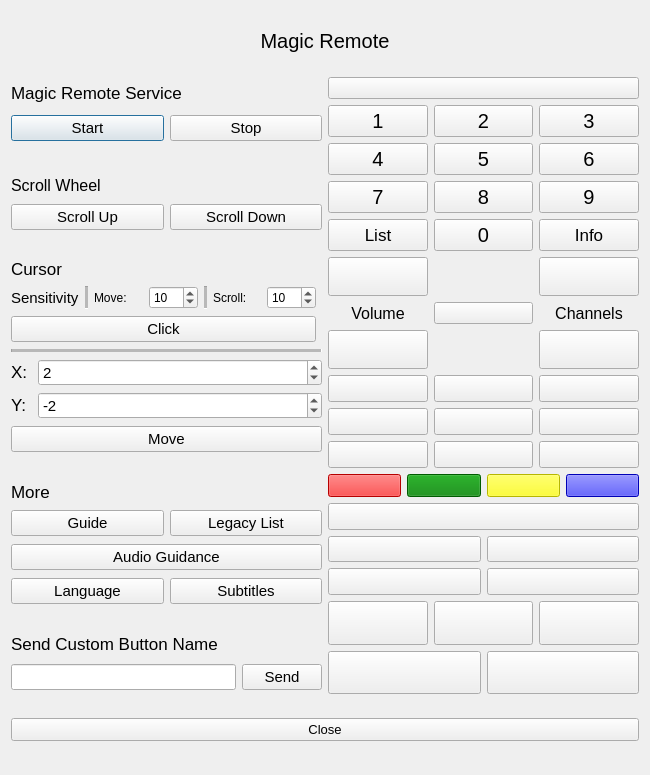
<?xml version="1.0" encoding="UTF-8"?>
<ui version="4.0">
 <class>magicRemote</class>
 <widget class="QDialog" name="magicRemote">
  <property name="geometry">
   <rect>
    <x>0</x>
    <y>0</y>
    <width>650</width>
    <height>775</height>
   </rect>
  </property>
  <property name="windowTitle">
   <string>Magic Remote</string>
  </property>
  <property name="styleSheet">
   <string notr="true"/>
  </property>
  <layout class="QGridLayout" name="gridLayout_3">
   <item row="1" column="0">
    <layout class="QGridLayout" name="gridLayout_Service">
     <item row="1" column="0">
      <widget class="QPushButton" name="pushButton_StartService">
       <property name="sizePolicy">
        <sizepolicy hsizetype="Minimum" vsizetype="Fixed">
         <horstretch>0</horstretch>
         <verstretch>0</verstretch>
        </sizepolicy>
       </property>
       <property name="font">
        <font>
         <pointsize>11</pointsize>
        </font>
       </property>
       <property name="text">
        <string>Start</string>
       </property>
      </widget>
     </item>
     <item row="1" column="1">
      <widget class="QPushButton" name="pushButton_StopService">
       <property name="font">
        <font>
         <pointsize>11</pointsize>
        </font>
       </property>
       <property name="text">
        <string>Stop</string>
       </property>
      </widget>
     </item>
     <item row="0" column="0" colspan="2">
      <widget class="QLabel" name="label_Service">
       <property name="sizePolicy">
        <sizepolicy hsizetype="Expanding" vsizetype="Fixed">
         <horstretch>0</horstretch>
         <verstretch>0</verstretch>
        </sizepolicy>
       </property>
       <property name="font">
        <font>
         <pointsize>13</pointsize>
        </font>
       </property>
       <property name="text">
        <string>Magic Remote Service</string>
       </property>
      </widget>
     </item>
    </layout>
   </item>
   <item row="1" column="1" rowspan="5">
    <layout class="QGridLayout" name="gridLayout_All">
     <item row="1" column="0">
      <layout class="QGridLayout" name="gridLayout_Numbers">
       <item row="2" column="0">
        <widget class="QPushButton" name="pushButton_7">
         <property name="sizePolicy">
          <sizepolicy hsizetype="Expanding" vsizetype="Expanding">
           <horstretch>0</horstretch>
           <verstretch>0</verstretch>
          </sizepolicy>
         </property>
         <property name="font">
          <font>
           <pointsize>15</pointsize>
          </font>
         </property>
         <property name="text">
          <string>7</string>
         </property>
        </widget>
       </item>
       <item row="2" column="2">
        <widget class="QPushButton" name="pushButton_9">
         <property name="sizePolicy">
          <sizepolicy hsizetype="Expanding" vsizetype="Expanding">
           <horstretch>0</horstretch>
           <verstretch>0</verstretch>
          </sizepolicy>
         </property>
         <property name="font">
          <font>
           <pointsize>15</pointsize>
          </font>
         </property>
         <property name="text">
          <string>9</string>
         </property>
        </widget>
       </item>
       <item row="0" column="2">
        <widget class="QPushButton" name="pushButton_3">
         <property name="sizePolicy">
          <sizepolicy hsizetype="Expanding" vsizetype="Expanding">
           <horstretch>0</horstretch>
           <verstretch>0</verstretch>
          </sizepolicy>
         </property>
         <property name="font">
          <font>
           <pointsize>15</pointsize>
          </font>
         </property>
         <property name="text">
          <string>3</string>
         </property>
        </widget>
       </item>
       <item row="1" column="0">
        <widget class="QPushButton" name="pushButton_4">
         <property name="sizePolicy">
          <sizepolicy hsizetype="Expanding" vsizetype="Expanding">
           <horstretch>0</horstretch>
           <verstretch>0</verstretch>
          </sizepolicy>
         </property>
         <property name="font">
          <font>
           <pointsize>15</pointsize>
          </font>
         </property>
         <property name="text">
          <string>4</string>
         </property>
        </widget>
       </item>
       <item row="3" column="0">
        <widget class="QPushButton" name="pushButton_List">
         <property name="sizePolicy">
          <sizepolicy hsizetype="Expanding" vsizetype="Expanding">
           <horstretch>0</horstretch>
           <verstretch>0</verstretch>
          </sizepolicy>
         </property>
         <property name="font">
          <font>
           <pointsize>13</pointsize>
          </font>
         </property>
         <property name="text">
          <string>List</string>
         </property>
        </widget>
       </item>
       <item row="0" column="1">
        <widget class="QPushButton" name="pushButton_2">
         <property name="sizePolicy">
          <sizepolicy hsizetype="Expanding" vsizetype="Expanding">
           <horstretch>0</horstretch>
           <verstretch>0</verstretch>
          </sizepolicy>
         </property>
         <property name="font">
          <font>
           <pointsize>15</pointsize>
          </font>
         </property>
         <property name="text">
          <string>2</string>
         </property>
        </widget>
       </item>
       <item row="2" column="1">
        <widget class="QPushButton" name="pushButton_8">
         <property name="sizePolicy">
          <sizepolicy hsizetype="Expanding" vsizetype="Expanding">
           <horstretch>0</horstretch>
           <verstretch>0</verstretch>
          </sizepolicy>
         </property>
         <property name="font">
          <font>
           <pointsize>15</pointsize>
          </font>
         </property>
         <property name="text">
          <string>8</string>
         </property>
        </widget>
       </item>
       <item row="0" column="0">
        <widget class="QPushButton" name="pushButton_1">
         <property name="sizePolicy">
          <sizepolicy hsizetype="Expanding" vsizetype="Expanding">
           <horstretch>0</horstretch>
           <verstretch>0</verstretch>
          </sizepolicy>
         </property>
         <property name="font">
          <font>
           <pointsize>15</pointsize>
          </font>
         </property>
         <property name="text">
          <string>1</string>
         </property>
        </widget>
       </item>
       <item row="3" column="1">
        <widget class="QPushButton" name="pushButton_0">
         <property name="sizePolicy">
          <sizepolicy hsizetype="Expanding" vsizetype="Expanding">
           <horstretch>0</horstretch>
           <verstretch>0</verstretch>
          </sizepolicy>
         </property>
         <property name="font">
          <font>
           <pointsize>15</pointsize>
          </font>
         </property>
         <property name="text">
          <string>0</string>
         </property>
        </widget>
       </item>
       <item row="1" column="2">
        <widget class="QPushButton" name="pushButton_6">
         <property name="sizePolicy">
          <sizepolicy hsizetype="Expanding" vsizetype="Expanding">
           <horstretch>0</horstretch>
           <verstretch>0</verstretch>
          </sizepolicy>
         </property>
         <property name="font">
          <font>
           <pointsize>15</pointsize>
          </font>
         </property>
         <property name="text">
          <string>6</string>
         </property>
        </widget>
       </item>
       <item row="1" column="1">
        <widget class="QPushButton" name="pushButton_5">
         <property name="sizePolicy">
          <sizepolicy hsizetype="Expanding" vsizetype="Expanding">
           <horstretch>0</horstretch>
           <verstretch>0</verstretch>
          </sizepolicy>
         </property>
         <property name="font">
          <font>
           <pointsize>15</pointsize>
          </font>
         </property>
         <property name="text">
          <string>5</string>
         </property>
        </widget>
       </item>
       <item row="3" column="2">
        <widget class="QPushButton" name="pushButton_Info">
         <property name="sizePolicy">
          <sizepolicy hsizetype="Expanding" vsizetype="Expanding">
           <horstretch>0</horstretch>
           <verstretch>0</verstretch>
          </sizepolicy>
         </property>
         <property name="font">
          <font>
           <pointsize>13</pointsize>
          </font>
         </property>
         <property name="text">
          <string>Info</string>
         </property>
        </widget>
       </item>
      </layout>
     </item>
     <item row="2" column="0">
      <layout class="QGridLayout" name="gridLayout_Vol_Ch">
       <item row="1" column="1">
        <widget class="QPushButton" name="pushButton_Mute">
         <property name="sizePolicy">
          <sizepolicy hsizetype="Expanding" vsizetype="Expanding">
           <horstretch>0</horstretch>
           <verstretch>0</verstretch>
          </sizepolicy>
         </property>
         <property name="text">
          <string/>
         </property>
         <property name="icon">
          <iconset resource="../res.qrc">
           <normaloff>:/img/mute.svg</normaloff>:/img/mute.svg</iconset>
         </property>
         <property name="iconSize">
          <size>
           <width>30</width>
           <height>30</height>
          </size>
         </property>
        </widget>
       </item>
       <item row="0" column="0">
        <widget class="QPushButton" name="pushButton_VolUp">
         <property name="sizePolicy">
          <sizepolicy hsizetype="Expanding" vsizetype="Expanding">
           <horstretch>0</horstretch>
           <verstretch>0</verstretch>
          </sizepolicy>
         </property>
         <property name="font">
          <font>
           <pointsize>20</pointsize>
          </font>
         </property>
         <property name="text">
          <string/>
         </property>
         <property name="icon">
          <iconset resource="../res.qrc">
           <normaloff>:/img/volup.svg</normaloff>:/img/volup.svg</iconset>
         </property>
         <property name="iconSize">
          <size>
           <width>25</width>
           <height>30</height>
          </size>
         </property>
        </widget>
       </item>
       <item row="2" column="0">
        <widget class="QPushButton" name="pushButton_VolDown">
         <property name="sizePolicy">
          <sizepolicy hsizetype="Expanding" vsizetype="Expanding">
           <horstretch>0</horstretch>
           <verstretch>0</verstretch>
          </sizepolicy>
         </property>
         <property name="font">
          <font>
           <pointsize>20</pointsize>
          </font>
         </property>
         <property name="text">
          <string/>
         </property>
         <property name="icon">
          <iconset resource="../res.qrc">
           <normaloff>:/img/voldown.svg</normaloff>:/img/voldown.svg</iconset>
         </property>
         <property name="iconSize">
          <size>
           <width>25</width>
           <height>30</height>
          </size>
         </property>
        </widget>
       </item>
       <item row="2" column="2">
        <widget class="QPushButton" name="pushButton_ChDown">
         <property name="sizePolicy">
          <sizepolicy hsizetype="Expanding" vsizetype="Expanding">
           <horstretch>0</horstretch>
           <verstretch>0</verstretch>
          </sizepolicy>
         </property>
         <property name="text">
          <string/>
         </property>
         <property name="icon">
          <iconset resource="../res.qrc">
           <normaloff>:/img/down.svg</normaloff>:/img/down.svg</iconset>
         </property>
         <property name="iconSize">
          <size>
           <width>25</width>
           <height>30</height>
          </size>
         </property>
        </widget>
       </item>
       <item row="0" column="2">
        <widget class="QPushButton" name="pushButton_ChUp">
         <property name="sizePolicy">
          <sizepolicy hsizetype="Expanding" vsizetype="Expanding">
           <horstretch>0</horstretch>
           <verstretch>0</verstretch>
          </sizepolicy>
         </property>
         <property name="text">
          <string/>
         </property>
         <property name="icon">
          <iconset resource="../res.qrc">
           <normaloff>:/img/up.svg</normaloff>:/img/up.svg</iconset>
         </property>
         <property name="iconSize">
          <size>
           <width>25</width>
           <height>30</height>
          </size>
         </property>
        </widget>
       </item>
       <item row="1" column="0">
        <widget class="QLabel" name="label_Volume">
         <property name="font">
          <font>
           <pointsize>12</pointsize>
          </font>
         </property>
         <property name="text">
          <string>Volume</string>
         </property>
         <property name="alignment">
          <set>Qt::AlignCenter</set>
         </property>
        </widget>
       </item>
       <item row="1" column="2">
        <widget class="QLabel" name="label_Channels">
         <property name="font">
          <font>
           <pointsize>12</pointsize>
          </font>
         </property>
         <property name="text">
          <string>Channels</string>
         </property>
         <property name="alignment">
          <set>Qt::AlignCenter</set>
         </property>
        </widget>
       </item>
      </layout>
     </item>
     <item row="3" column="0">
      <layout class="QGridLayout" name="gridLayout_Middle">
       <item row="1" column="0">
        <widget class="QPushButton" name="pushButton_Left">
         <property name="sizePolicy">
          <sizepolicy hsizetype="Expanding" vsizetype="Expanding">
           <horstretch>0</horstretch>
           <verstretch>0</verstretch>
          </sizepolicy>
         </property>
         <property name="text">
          <string/>
         </property>
         <property name="icon">
          <iconset resource="../res.qrc">
           <normaloff>:/img/left.svg</normaloff>:/img/left.svg</iconset>
         </property>
         <property name="iconSize">
          <size>
           <width>30</width>
           <height>30</height>
          </size>
         </property>
        </widget>
       </item>
       <item row="1" column="2">
        <widget class="QPushButton" name="pushButton_Right">
         <property name="sizePolicy">
          <sizepolicy hsizetype="Expanding" vsizetype="Expanding">
           <horstretch>0</horstretch>
           <verstretch>0</verstretch>
          </sizepolicy>
         </property>
         <property name="text">
          <string/>
         </property>
         <property name="icon">
          <iconset resource="../res.qrc">
           <normaloff>:/img/right.svg</normaloff>:/img/right.svg</iconset>
         </property>
         <property name="iconSize">
          <size>
           <width>30</width>
           <height>30</height>
          </size>
         </property>
        </widget>
       </item>
       <item row="0" column="2">
        <widget class="QPushButton" name="pushButton_Settings">
         <property name="sizePolicy">
          <sizepolicy hsizetype="Expanding" vsizetype="Expanding">
           <horstretch>0</horstretch>
           <verstretch>0</verstretch>
          </sizepolicy>
         </property>
         <property name="text">
          <string/>
         </property>
         <property name="icon">
          <iconset resource="../res.qrc">
           <normaloff>:/img/settings.svg</normaloff>:/img/settings.svg</iconset>
         </property>
         <property name="iconSize">
          <size>
           <width>30</width>
           <height>30</height>
          </size>
         </property>
        </widget>
       </item>
       <item row="0" column="0">
        <widget class="QPushButton" name="pushButton_Home">
         <property name="sizePolicy">
          <sizepolicy hsizetype="Expanding" vsizetype="Expanding">
           <horstretch>0</horstretch>
           <verstretch>0</verstretch>
          </sizepolicy>
         </property>
         <property name="text">
          <string/>
         </property>
         <property name="icon">
          <iconset resource="../res.qrc">
           <normaloff>:/img/home.svg</normaloff>:/img/home.svg</iconset>
         </property>
         <property name="iconSize">
          <size>
           <width>30</width>
           <height>30</height>
          </size>
         </property>
        </widget>
       </item>
       <item row="0" column="1">
        <widget class="QPushButton" name="pushButton_Up">
         <property name="sizePolicy">
          <sizepolicy hsizetype="Expanding" vsizetype="Expanding">
           <horstretch>0</horstretch>
           <verstretch>0</verstretch>
          </sizepolicy>
         </property>
         <property name="text">
          <string/>
         </property>
         <property name="icon">
          <iconset resource="../res.qrc">
           <normaloff>:/img/up.svg</normaloff>:/img/up.svg</iconset>
         </property>
         <property name="iconSize">
          <size>
           <width>30</width>
           <height>30</height>
          </size>
         </property>
        </widget>
       </item>
       <item row="1" column="1">
        <widget class="QPushButton" name="pushButton_Ok">
         <property name="sizePolicy">
          <sizepolicy hsizetype="Expanding" vsizetype="Expanding">
           <horstretch>0</horstretch>
           <verstretch>0</verstretch>
          </sizepolicy>
         </property>
         <property name="text">
          <string/>
         </property>
         <property name="icon">
          <iconset resource="../res.qrc">
           <normaloff>:/img/ok.svg</normaloff>:/img/ok.svg</iconset>
         </property>
         <property name="iconSize">
          <size>
           <width>30</width>
           <height>30</height>
          </size>
         </property>
        </widget>
       </item>
       <item row="2" column="0">
        <widget class="QPushButton" name="pushButton_Back">
         <property name="sizePolicy">
          <sizepolicy hsizetype="Expanding" vsizetype="Expanding">
           <horstretch>0</horstretch>
           <verstretch>0</verstretch>
          </sizepolicy>
         </property>
         <property name="text">
          <string/>
         </property>
         <property name="icon">
          <iconset resource="../res.qrc">
           <normaloff>:/img/back.svg</normaloff>:/img/back.svg</iconset>
         </property>
         <property name="iconSize">
          <size>
           <width>30</width>
           <height>30</height>
          </size>
         </property>
        </widget>
       </item>
       <item row="2" column="1">
        <widget class="QPushButton" name="pushButton_Down">
         <property name="sizePolicy">
          <sizepolicy hsizetype="Expanding" vsizetype="Expanding">
           <horstretch>0</horstretch>
           <verstretch>0</verstretch>
          </sizepolicy>
         </property>
         <property name="text">
          <string/>
         </property>
         <property name="icon">
          <iconset resource="../res.qrc">
           <normaloff>:/img/down.svg</normaloff>:/img/down.svg</iconset>
         </property>
         <property name="iconSize">
          <size>
           <width>30</width>
           <height>30</height>
          </size>
         </property>
        </widget>
       </item>
       <item row="2" column="2">
        <widget class="QPushButton" name="pushButton_Exit">
         <property name="sizePolicy">
          <sizepolicy hsizetype="Expanding" vsizetype="Expanding">
           <horstretch>0</horstretch>
           <verstretch>0</verstretch>
          </sizepolicy>
         </property>
         <property name="text">
          <string/>
         </property>
         <property name="icon">
          <iconset resource="../res.qrc">
           <normaloff>:/img/exit.svg</normaloff>:/img/exit.svg</iconset>
         </property>
         <property name="iconSize">
          <size>
           <width>30</width>
           <height>30</height>
          </size>
         </property>
        </widget>
       </item>
      </layout>
     </item>
     <item row="0" column="0">
      <layout class="QGridLayout" name="gridLayout_Power">
       <item row="0" column="0">
        <widget class="QPushButton" name="pushButton_Off">
         <property name="sizePolicy">
          <sizepolicy hsizetype="Expanding" vsizetype="Minimum">
           <horstretch>0</horstretch>
           <verstretch>0</verstretch>
          </sizepolicy>
         </property>
         <property name="text">
          <string/>
         </property>
         <property name="icon">
          <iconset resource="../res.qrc">
           <normaloff>:/img/on.svg</normaloff>:/img/on.svg</iconset>
         </property>
         <property name="iconSize">
          <size>
           <width>30</width>
           <height>30</height>
          </size>
         </property>
        </widget>
       </item>
      </layout>
     </item>
     <item row="5" column="0">
      <layout class="QGridLayout" name="gridLayout_Apps">
       <item row="2" column="0">
        <widget class="QPushButton" name="pushButton_DisneyPlus">
         <property name="sizePolicy">
          <sizepolicy hsizetype="Expanding" vsizetype="Expanding">
           <horstretch>0</horstretch>
           <verstretch>0</verstretch>
          </sizepolicy>
         </property>
         <property name="text">
          <string/>
         </property>
         <property name="icon">
          <iconset resource="../res.qrc">
           <normaloff>:/img/disneyplus.svg</normaloff>:/img/disneyplus.svg</iconset>
         </property>
         <property name="iconSize">
          <size>
           <width>100</width>
           <height>25</height>
          </size>
         </property>
        </widget>
       </item>
       <item row="1" column="0">
        <widget class="QPushButton" name="pushButton_Netflix">
         <property name="sizePolicy">
          <sizepolicy hsizetype="Expanding" vsizetype="Expanding">
           <horstretch>0</horstretch>
           <verstretch>0</verstretch>
          </sizepolicy>
         </property>
         <property name="text">
          <string/>
         </property>
         <property name="icon">
          <iconset resource="../res.qrc">
           <normaloff>:/img/netflix.svg</normaloff>:/img/netflix.svg</iconset>
         </property>
         <property name="iconSize">
          <size>
           <width>100</width>
           <height>25</height>
          </size>
         </property>
        </widget>
       </item>
       <item row="1" column="1">
        <widget class="QPushButton" name="pushButton_PrVideo">
         <property name="sizePolicy">
          <sizepolicy hsizetype="Expanding" vsizetype="Expanding">
           <horstretch>0</horstretch>
           <verstretch>0</verstretch>
          </sizepolicy>
         </property>
         <property name="text">
          <string/>
         </property>
         <property name="icon">
          <iconset resource="../res.qrc">
           <normaloff>:/img/amazon.svg</normaloff>:/img/amazon.svg</iconset>
         </property>
         <property name="iconSize">
          <size>
           <width>100</width>
           <height>25</height>
          </size>
         </property>
        </widget>
       </item>
       <item row="2" column="1">
        <widget class="QPushButton" name="pushButton_Rakuten">
         <property name="sizePolicy">
          <sizepolicy hsizetype="Expanding" vsizetype="Expanding">
           <horstretch>0</horstretch>
           <verstretch>0</verstretch>
          </sizepolicy>
         </property>
         <property name="text">
          <string/>
         </property>
         <property name="icon">
          <iconset resource="../res.qrc">
           <normaloff>:/img/rakutentv.svg</normaloff>:/img/rakutentv.svg</iconset>
         </property>
         <property name="iconSize">
          <size>
           <width>100</width>
           <height>25</height>
          </size>
         </property>
        </widget>
       </item>
       <item row="0" column="0" colspan="2">
        <widget class="QPushButton" name="pushButton_YT">
         <property name="sizePolicy">
          <sizepolicy hsizetype="Expanding" vsizetype="Expanding">
           <horstretch>0</horstretch>
           <verstretch>0</verstretch>
          </sizepolicy>
         </property>
         <property name="text">
          <string/>
         </property>
         <property name="icon">
          <iconset resource="../res.qrc">
           <normaloff>:/img/youtube.svg</normaloff>:/img/youtube.svg</iconset>
         </property>
         <property name="iconSize">
          <size>
           <width>100</width>
           <height>25</height>
          </size>
         </property>
        </widget>
       </item>
      </layout>
     </item>
     <item row="6" column="0">
      <layout class="QGridLayout" name="gridLayout_Media">
       <item row="1" column="1">
        <widget class="QPushButton" name="pushButton_FastForward">
         <property name="sizePolicy">
          <sizepolicy hsizetype="Expanding" vsizetype="Expanding">
           <horstretch>0</horstretch>
           <verstretch>0</verstretch>
          </sizepolicy>
         </property>
         <property name="text">
          <string/>
         </property>
         <property name="icon">
          <iconset resource="../res.qrc">
           <normaloff>:/img/fastforward.svg</normaloff>:/img/fastforward.svg</iconset>
         </property>
         <property name="iconSize">
          <size>
           <width>30</width>
           <height>25</height>
          </size>
         </property>
        </widget>
       </item>
       <item row="1" column="0">
        <widget class="QPushButton" name="pushButton_Rewind">
         <property name="sizePolicy">
          <sizepolicy hsizetype="Expanding" vsizetype="Expanding">
           <horstretch>0</horstretch>
           <verstretch>0</verstretch>
          </sizepolicy>
         </property>
         <property name="text">
          <string/>
         </property>
         <property name="icon">
          <iconset resource="../res.qrc">
           <normaloff>:/img/rewind.svg</normaloff>:/img/rewind.svg</iconset>
         </property>
         <property name="iconSize">
          <size>
           <width>30</width>
           <height>25</height>
          </size>
         </property>
        </widget>
       </item>
       <item row="0" column="0" colspan="2">
        <layout class="QGridLayout" name="gridLayout">
         <item row="0" column="2">
          <widget class="QPushButton" name="pushButton_Stop">
           <property name="sizePolicy">
            <sizepolicy hsizetype="Expanding" vsizetype="Expanding">
             <horstretch>0</horstretch>
             <verstretch>0</verstretch>
            </sizepolicy>
           </property>
           <property name="text">
            <string/>
           </property>
           <property name="icon">
            <iconset resource="../res.qrc">
             <normaloff>:/img/stop.svg</normaloff>:/img/stop.svg</iconset>
           </property>
           <property name="iconSize">
            <size>
             <width>20</width>
             <height>30</height>
            </size>
           </property>
          </widget>
         </item>
         <item row="0" column="0">
          <widget class="QPushButton" name="pushButton_Play">
           <property name="sizePolicy">
            <sizepolicy hsizetype="Expanding" vsizetype="Expanding">
             <horstretch>0</horstretch>
             <verstretch>0</verstretch>
            </sizepolicy>
           </property>
           <property name="text">
            <string/>
           </property>
           <property name="icon">
            <iconset resource="../res.qrc">
             <normaloff>:/img/play.svg</normaloff>:/img/play.svg</iconset>
           </property>
           <property name="iconSize">
            <size>
             <width>20</width>
             <height>30</height>
            </size>
           </property>
          </widget>
         </item>
         <item row="0" column="1">
          <widget class="QPushButton" name="pushButton_Pause">
           <property name="sizePolicy">
            <sizepolicy hsizetype="Expanding" vsizetype="Expanding">
             <horstretch>0</horstretch>
             <verstretch>0</verstretch>
            </sizepolicy>
           </property>
           <property name="text">
            <string/>
           </property>
           <property name="icon">
            <iconset resource="../res.qrc">
             <normaloff>:/img/pause.svg</normaloff>:/img/pause.svg</iconset>
           </property>
           <property name="iconSize">
            <size>
             <width>20</width>
             <height>30</height>
            </size>
           </property>
          </widget>
         </item>
        </layout>
       </item>
      </layout>
     </item>
     <item row="4" column="0">
      <layout class="QGridLayout" name="gridLayout_Func">
       <item row="0" column="2">
        <widget class="QPushButton" name="pushButton_Yellow">
         <property name="sizePolicy">
          <sizepolicy hsizetype="Expanding" vsizetype="Minimum">
           <horstretch>0</horstretch>
           <verstretch>0</verstretch>
          </sizepolicy>
         </property>
         <property name="font">
          <font>
           <pointsize>10</pointsize>
          </font>
         </property>
         <property name="styleSheet">
          <string notr="true">background-color: yellow;
color: black;</string>
         </property>
         <property name="text">
          <string/>
         </property>
        </widget>
       </item>
       <item row="0" column="0">
        <widget class="QPushButton" name="pushButton_Red">
         <property name="sizePolicy">
          <sizepolicy hsizetype="Expanding" vsizetype="Minimum">
           <horstretch>0</horstretch>
           <verstretch>0</verstretch>
          </sizepolicy>
         </property>
         <property name="font">
          <font>
           <pointsize>10</pointsize>
          </font>
         </property>
         <property name="styleSheet">
          <string notr="true">background-color: red;
color: black;</string>
         </property>
         <property name="text">
          <string/>
         </property>
        </widget>
       </item>
       <item row="0" column="3">
        <widget class="QPushButton" name="pushButton_Blue">
         <property name="sizePolicy">
          <sizepolicy hsizetype="Expanding" vsizetype="Minimum">
           <horstretch>0</horstretch>
           <verstretch>0</verstretch>
          </sizepolicy>
         </property>
         <property name="font">
          <font>
           <pointsize>10</pointsize>
          </font>
         </property>
         <property name="styleSheet">
          <string notr="true">background-color: blue;
color: black;</string>
         </property>
         <property name="text">
          <string/>
         </property>
        </widget>
       </item>
       <item row="0" column="1">
        <widget class="QPushButton" name="pushButton_Green">
         <property name="sizePolicy">
          <sizepolicy hsizetype="Expanding" vsizetype="Minimum">
           <horstretch>0</horstretch>
           <verstretch>0</verstretch>
          </sizepolicy>
         </property>
         <property name="font">
          <font>
           <pointsize>10</pointsize>
          </font>
         </property>
         <property name="styleSheet">
          <string notr="true">background-color: green;
color: black;</string>
         </property>
         <property name="text">
          <string/>
         </property>
        </widget>
       </item>
      </layout>
     </item>
    </layout>
   </item>
   <item row="2" column="0">
    <layout class="QGridLayout" name="gridLayout_ScrollWheel">
     <item row="2" column="0">
      <widget class="QPushButton" name="pushButton_ScrollUp">
       <property name="font">
        <font>
         <pointsize>11</pointsize>
        </font>
       </property>
       <property name="text">
        <string>Scroll Up</string>
       </property>
      </widget>
     </item>
     <item row="2" column="1">
      <widget class="QPushButton" name="pushButton_ScrollDown">
       <property name="font">
        <font>
         <pointsize>11</pointsize>
        </font>
       </property>
       <property name="text">
        <string>Scroll Down</string>
       </property>
      </widget>
     </item>
     <item row="0" column="0" colspan="2">
      <widget class="QLabel" name="label_ScrollWheel">
       <property name="sizePolicy">
        <sizepolicy hsizetype="Preferred" vsizetype="Fixed">
         <horstretch>0</horstretch>
         <verstretch>0</verstretch>
        </sizepolicy>
       </property>
       <property name="font">
        <font>
         <pointsize>12</pointsize>
        </font>
       </property>
       <property name="text">
        <string>Scroll Wheel</string>
       </property>
      </widget>
     </item>
    </layout>
   </item>
   <item row="3" column="0">
    <layout class="QGridLayout" name="gridLayout_Cursor">
     <item row="2" column="0" colspan="2">
      <layout class="QGridLayout" name="gridLayout_Trackpad"/>
     </item>
     <item row="3" column="0">
      <widget class="QPushButton" name="pushButton_Click">
       <property name="font">
        <font>
         <pointsize>11</pointsize>
        </font>
       </property>
       <property name="text">
        <string>Click</string>
       </property>
      </widget>
     </item>
     <item row="4" column="0" colspan="2">
      <widget class="Line" name="line">
       <property name="midLineWidth">
        <number>5</number>
       </property>
       <property name="orientation">
        <enum>Qt::Horizontal</enum>
       </property>
      </widget>
     </item>
     <item row="0" column="0">
      <widget class="QLabel" name="label_Cursor">
       <property name="sizePolicy">
        <sizepolicy hsizetype="Expanding" vsizetype="Fixed">
         <horstretch>0</horstretch>
         <verstretch>0</verstretch>
        </sizepolicy>
       </property>
       <property name="font">
        <font>
         <pointsize>13</pointsize>
        </font>
       </property>
       <property name="text">
        <string>Cursor</string>
       </property>
      </widget>
     </item>
     <item row="8" column="0" colspan="2">
      <widget class="QPushButton" name="pushButton_Move">
       <property name="font">
        <font>
         <pointsize>11</pointsize>
        </font>
       </property>
       <property name="text">
        <string>Move</string>
       </property>
      </widget>
     </item>
     <item row="7" column="0" colspan="2">
      <layout class="QGridLayout" name="gridLayout_2">
       <item row="0" column="0">
        <widget class="QLabel" name="label_X">
         <property name="sizePolicy">
          <sizepolicy hsizetype="Fixed" vsizetype="Fixed">
           <horstretch>0</horstretch>
           <verstretch>0</verstretch>
          </sizepolicy>
         </property>
         <property name="font">
          <font>
           <pointsize>13</pointsize>
          </font>
         </property>
         <property name="text">
          <string>X: </string>
         </property>
        </widget>
       </item>
       <item row="1" column="0">
        <widget class="QLabel" name="label_Y">
         <property name="sizePolicy">
          <sizepolicy hsizetype="Fixed" vsizetype="Fixed">
           <horstretch>0</horstretch>
           <verstretch>0</verstretch>
          </sizepolicy>
         </property>
         <property name="font">
          <font>
           <pointsize>13</pointsize>
          </font>
         </property>
         <property name="text">
          <string>Y: </string>
         </property>
        </widget>
       </item>
       <item row="0" column="1">
        <widget class="QSpinBox" name="spinBox_X">
         <property name="font">
          <font>
           <pointsize>11</pointsize>
          </font>
         </property>
         <property name="minimum">
          <number>-999999999</number>
         </property>
         <property name="maximum">
          <number>999999999</number>
         </property>
         <property name="value">
          <number>2</number>
         </property>
        </widget>
       </item>
       <item row="1" column="1">
        <widget class="QSpinBox" name="spinBox_Y">
         <property name="font">
          <font>
           <pointsize>11</pointsize>
          </font>
         </property>
         <property name="minimum">
          <number>-999999999</number>
         </property>
         <property name="maximum">
          <number>999999999</number>
         </property>
         <property name="value">
          <number>-2</number>
         </property>
        </widget>
       </item>
      </layout>
     </item>
     <item row="1" column="0">
      <layout class="QHBoxLayout" name="horizontalLayout">
       <item>
        <widget class="QLabel" name="label_Sensitivity">
         <property name="font">
          <font>
           <pointsize>11</pointsize>
          </font>
         </property>
         <property name="text">
          <string>Sensitivity</string>
         </property>
        </widget>
       </item>
       <item>
        <widget class="Line" name="line_3">
         <property name="midLineWidth">
          <number>5</number>
         </property>
         <property name="orientation">
          <enum>Qt::Vertical</enum>
         </property>
        </widget>
       </item>
       <item>
        <widget class="QLabel" name="label_Move">
         <property name="text">
          <string>Move:</string>
         </property>
        </widget>
       </item>
       <item>
        <widget class="QSpinBox" name="spinBox_Move">
         <property name="minimum">
          <number>1</number>
         </property>
         <property name="maximum">
          <number>999</number>
         </property>
         <property name="value">
          <number>10</number>
         </property>
        </widget>
       </item>
       <item>
        <widget class="Line" name="line_2">
         <property name="midLineWidth">
          <number>5</number>
         </property>
         <property name="orientation">
          <enum>Qt::Vertical</enum>
         </property>
        </widget>
       </item>
       <item>
        <widget class="QLabel" name="label_Scroll">
         <property name="text">
          <string>Scroll:</string>
         </property>
        </widget>
       </item>
       <item>
        <widget class="QSpinBox" name="spinBox_Scroll">
         <property name="minimum">
          <number>1</number>
         </property>
         <property name="maximum">
          <number>999</number>
         </property>
         <property name="value">
          <number>10</number>
         </property>
        </widget>
       </item>
      </layout>
     </item>
    </layout>
   </item>
   <item row="4" column="0">
    <layout class="QGridLayout" name="gridLayout_Other">
     <item row="3" column="1">
      <widget class="QPushButton" name="pushButton_CC">
       <property name="font">
        <font>
         <pointsize>11</pointsize>
        </font>
       </property>
       <property name="text">
        <string>Subtitles</string>
       </property>
      </widget>
     </item>
     <item row="2" column="0" colspan="2">
      <widget class="QPushButton" name="pushButton_AD">
       <property name="font">
        <font>
         <pointsize>11</pointsize>
        </font>
       </property>
       <property name="text">
        <string>Audio Guidance</string>
       </property>
      </widget>
     </item>
     <item row="0" column="0" colspan="2">
      <widget class="QLabel" name="label_Other">
       <property name="sizePolicy">
        <sizepolicy hsizetype="Preferred" vsizetype="Fixed">
         <horstretch>0</horstretch>
         <verstretch>0</verstretch>
        </sizepolicy>
       </property>
       <property name="font">
        <font>
         <pointsize>13</pointsize>
        </font>
       </property>
       <property name="text">
        <string>More</string>
       </property>
      </widget>
     </item>
     <item row="3" column="0">
      <widget class="QPushButton" name="pushButton_Language">
       <property name="font">
        <font>
         <pointsize>11</pointsize>
        </font>
       </property>
       <property name="text">
        <string>Language</string>
       </property>
      </widget>
     </item>
     <item row="1" column="0">
      <widget class="QPushButton" name="pushButton_Guide">
       <property name="font">
        <font>
         <pointsize>11</pointsize>
        </font>
       </property>
       <property name="text">
        <string>Guide</string>
       </property>
      </widget>
     </item>
     <item row="1" column="1">
      <widget class="QPushButton" name="pushButton_LegacyList">
       <property name="font">
        <font>
         <pointsize>11</pointsize>
        </font>
       </property>
       <property name="text">
        <string>Legacy List</string>
       </property>
      </widget>
     </item>
    </layout>
   </item>
   <item row="5" column="0">
    <layout class="QGridLayout" name="gridLayout_CustomBtn">
     <item row="1" column="0">
      <widget class="QLineEdit" name="lineEdit_CustomBtn">
       <property name="font">
        <font>
         <pointsize>11</pointsize>
        </font>
       </property>
      </widget>
     </item>
     <item row="1" column="1">
      <widget class="QPushButton" name="pushButton_CustomBtn">
       <property name="font">
        <font>
         <pointsize>11</pointsize>
        </font>
       </property>
       <property name="text">
        <string>Send</string>
       </property>
      </widget>
     </item>
     <item row="0" column="0" colspan="2">
      <widget class="QLabel" name="label_CustomBtn">
       <property name="sizePolicy">
        <sizepolicy hsizetype="Preferred" vsizetype="Fixed">
         <horstretch>0</horstretch>
         <verstretch>0</verstretch>
        </sizepolicy>
       </property>
       <property name="font">
        <font>
         <pointsize>13</pointsize>
        </font>
       </property>
       <property name="text">
        <string>Send Custom Button Name</string>
       </property>
      </widget>
     </item>
    </layout>
   </item>
   <item row="0" column="0" colspan="2">
    <widget class="QLabel" name="label_Main">
     <property name="sizePolicy">
      <sizepolicy hsizetype="Expanding" vsizetype="Fixed">
       <horstretch>0</horstretch>
       <verstretch>0</verstretch>
      </sizepolicy>
     </property>
     <property name="font">
      <font>
       <pointsize>15</pointsize>
      </font>
     </property>
     <property name="text">
      <string>Magic Remote</string>
     </property>
     <property name="alignment">
      <set>Qt::AlignCenter</set>
     </property>
    </widget>
   </item>
   <item row="6" column="0" colspan="2">
    <widget class="QPushButton" name="pushButton_Close">
     <property name="font">
      <font>
       <pointsize>10</pointsize>
      </font>
     </property>
     <property name="text">
      <string>Close</string>
     </property>
    </widget>
   </item>
  </layout>
 </widget>
 <resources>
  <include location="../res.qrc"/>
 </resources>
 <connections/>
</ui>
